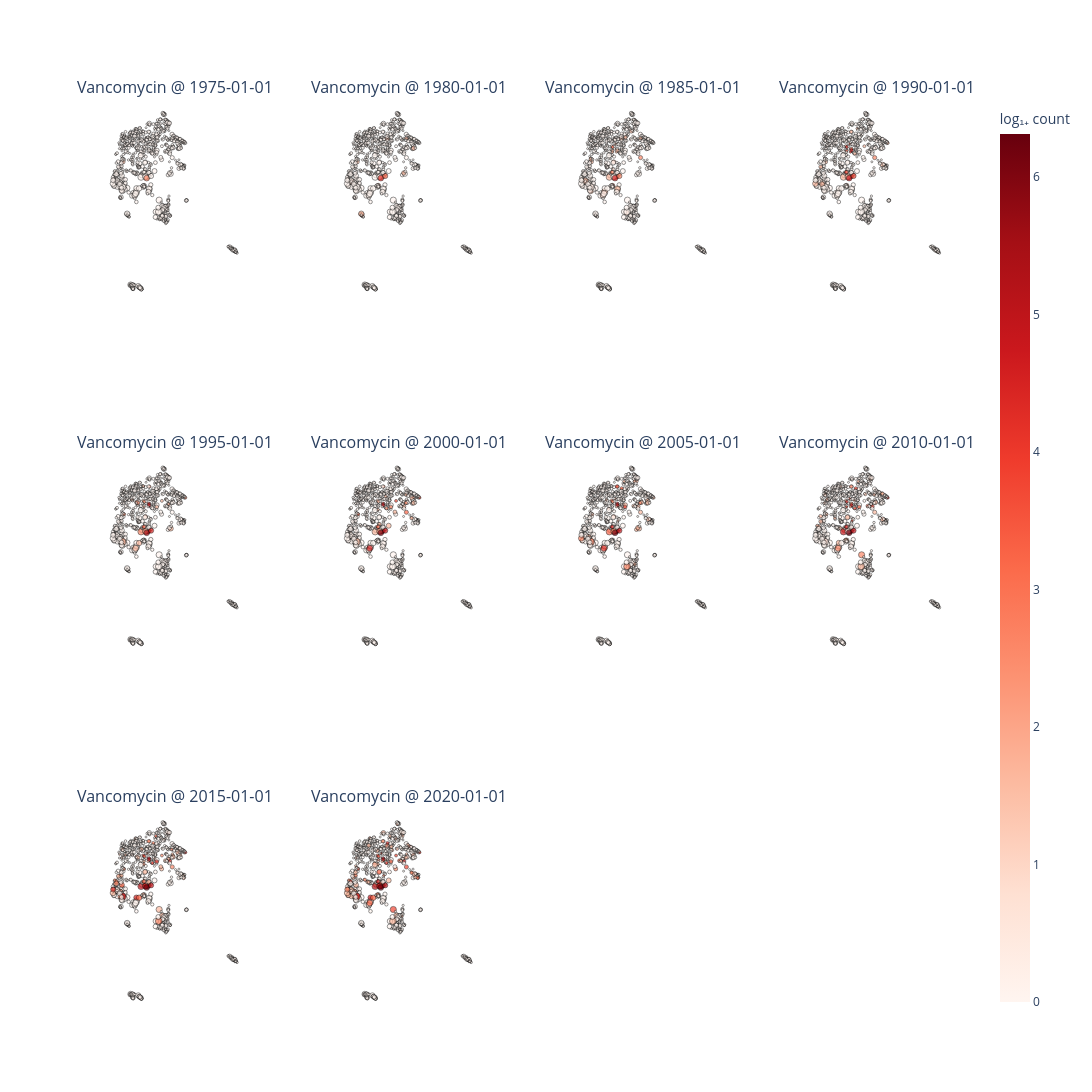

The code cell stored with this chart in its notebook:
### Code cell
s = 3
_ = plot_umap_antibiotic_activity(
    data_df,
    amr_df,
    antibiotic=antibiotic,
    date=date,
    embedding_column=embedding_column,
    cmap="Reds",
    min_n_causation=3,
    max_marker_size=5,
    min_marker_size=1,
    image_size=(s*800,s*800),
    color_envelope=color_envelope
)

### Figure 1 — Plotly figure (JSON) as saved in the notebook; plotly's stock layout.template omitted (floating-point values rounded to 4 significant figures; data arrays with more than 128 entries replaced by an {"elided": "..."} marker saying what was removed)
{"data": [{"hovertemplate": "%{text}<extra></extra>", "marker": {"color": {"elided": "773 float values"}, "coloraxis": "coloraxis", "line": {"color": "black", "width": 0.6}, "size": {"elided": "773 float values"}}, "mode": "markers", "text": {"elided": "773 str values"}, "type": "scatter", "x": {"elided": "773 float values"}, "xaxis": "x", "y": {"elided": "773 float values"}, "yaxis": "y"}, {"hovertemplate": "%{text}<extra></extra>", "marker": {"color": {"elided": "773 float values"}, "coloraxis": "coloraxis", "line": {"color": "black", "width": 0.6}, "size": {"elided": "773 float values"}}, "mode": "markers", "text": {"elided": "773 str values"}, "type": "scatter", "x": {"elided": "773 float values"}, "xaxis": "x2", "y": {"elided": "773 float values"}, "yaxis": "y2"}, {"hovertemplate": "%{text}<extra></extra>", "marker": {"color": {"elided": "773 float values"}, "coloraxis": "coloraxis", "line": {"color": "black", "width": 0.6}, "size": {"elided": "773 float values"}}, "mode": "markers", "text": {"elided": "773 str values"}, "type": "scatter", "x": {"elided": "773 float values"}, "xaxis": "x3", "y": {"elided": "773 float values"}, "yaxis": "y3"}, {"hovertemplate": "%{text}<extra></extra>", "marker": {"color": {"elided": "773 float values"}, "coloraxis": "coloraxis", "line": {"color": "black", "width": 0.6}, "size": {"elided": "773 float values"}}, "mode": "markers", "text": {"elided": "773 str values"}, "type": "scatter", "x": {"elided": "773 float values"}, "xaxis": "x4", "y": {"elided": "773 float values"}, "yaxis": "y4"}, {"hovertemplate": "%{text}<extra></extra>", "marker": {"color": {"elided": "773 float values"}, "coloraxis": "coloraxis", "line": {"color": "black", "width": 0.6}, "size": {"elided": "773 float values"}}, "mode": "markers", "text": {"elided": "773 str values"}, "type": "scatter", "x": {"elided": "773 float values"}, "xaxis": "x5", "y": {"elided": "773 float values"}, "yaxis": "y5"}, {"hovertemplate": "%{text}<extra></extra>", "marker": {"color": {"elided": "773 float values"}, "coloraxis": "coloraxis", "line": {"color": "black", "width": 0.6}, "size": {"elided": "773 float values"}}, "mode": "markers", "text": {"elided": "773 str values"}, "type": "scatter", "x": {"elided": "773 float values"}, "xaxis": "x6", "y": {"elided": "773 float values"}, "yaxis": "y6"}, {"hovertemplate": "%{text}<extra></extra>", "marker": {"color": {"elided": "773 float values"}, "coloraxis": "coloraxis", "line": {"color": "black", "width": 0.6}, "size": {"elided": "773 float values"}}, "mode": "markers", "text": {"elided": "773 str values"}, "type": "scatter", "x": {"elided": "773 float values"}, "xaxis": "x7", "y": {"elided": "773 float values"}, "yaxis": "y7"}, {"hovertemplate": "%{text}<extra></extra>", "marker": {"color": {"elided": "773 float values"}, "coloraxis": "coloraxis", "line": {"color": "black", "width": 0.6}, "size": {"elided": "773 float values"}}, "mode": "markers", "text": {"elided": "773 str values"}, "type": "scatter", "x": {"elided": "773 float values"}, "xaxis": "x8", "y": {"elided": "773 float values"}, "yaxis": "y8"}, {"hovertemplate": "%{text}<extra></extra>", "marker": {"color": {"elided": "773 float values"}, "coloraxis": "coloraxis", "line": {"color": "black", "width": 0.6}, "size": {"elided": "773 float values"}}, "mode": "markers", "text": {"elided": "773 str values"}, "type": "scatter", "x": {"elided": "773 float values"}, "xaxis": "x9", "y": {"elided": "773 float values"}, "yaxis": "y9"}, {"hovertemplate": "%{text}<extra></extra>", "marker": {"color": {"elided": "773 float values"}, "coloraxis": "coloraxis", "line": {"color": "black", "width": 0.6}, "size": {"elided": "773 float values"}}, "mode": "markers", "text": {"elided": "773 str values"}, "type": "scatter", "x": {"elided": "773 float values"}, "xaxis": "x10", "y": {"elided": "773 float values"}, "yaxis": "y10"}], "layout": {"annotations": [{"font": {"size": 16}, "showarrow": false, "text": "Vancomycin @ 1975-01-01", "x": 0.1062, "xanchor": "center", "xref": "paper", "y": 1, "yanchor": "bottom", "yref": "paper"}, {"font": {"size": 16}, "showarrow": false, "text": "Vancomycin @ 1980-01-01", "x": 0.3688, "xanchor": "center", "xref": "paper", "y": 1, "yanchor": "bottom", "yref": "paper"}, {"font": {"size": 16}, "showarrow": false, "text": "Vancomycin @ 1985-01-01", "x": 0.6313, "xanchor": "center", "xref": "paper", "y": 1, "yanchor": "bottom", "yref": "paper"}, {"font": {"size": 16}, "showarrow": false, "text": "Vancomycin @ 1990-01-01", "x": 0.8938, "xanchor": "center", "xref": "paper", "y": 1, "yanchor": "bottom", "yref": "paper"}, {"font": {"size": 16}, "showarrow": false, "text": "Vancomycin @ 1995-01-01", "x": 0.1062, "xanchor": "center", "xref": "paper", "y": 0.6111, "yanchor": "bottom", "yref": "paper"}, {"font": {"size": 16}, "showarrow": false, "text": "Vancomycin @ 2000-01-01", "x": 0.3688, "xanchor": "center", "xref": "paper", "y": 0.6111, "yanchor": "bottom", "yref": "paper"}, {"font": {"size": 16}, "showarrow": false, "text": "Vancomycin @ 2005-01-01", "x": 0.6313, "xanchor": "center", "xref": "paper", "y": 0.6111, "yanchor": "bottom", "yref": "paper"}, {"font": {"size": 16}, "showarrow": false, "text": "Vancomycin @ 2010-01-01", "x": 0.8938, "xanchor": "center", "xref": "paper", "y": 0.6111, "yanchor": "bottom", "yref": "paper"}, {"font": {"size": 16}, "showarrow": false, "text": "Vancomycin @ 2015-01-01", "x": 0.1062, "xanchor": "center", "xref": "paper", "y": 0.2222, "yanchor": "bottom", "yref": "paper"}, {"font": {"size": 16}, "showarrow": false, "text": "Vancomycin @ 2020-01-01", "x": 0.3688, "xanchor": "center", "xref": "paper", "y": 0.2222, "yanchor": "bottom", "yref": "paper"}], "autosize": false, "coloraxis": {"cmax": 6.314, "cmin": 0, "colorbar": {"title": {"text": "log₁₊ count"}}, "colorscale": [[0, "rgb(255,245,240)"], [0.125, "rgb(254,224,210)"], [0.25, "rgb(252,187,161)"], [0.375, "rgb(252,146,114)"], [0.5, "rgb(251,106,74)"], [0.625, "rgb(239,59,44)"], [0.75, "rgb(203,24,29)"], [0.875, "rgb(165,15,21)"], [1, "rgb(103,0,13)"]]}, "height": 2400, "paper_bgcolor": "white", "plot_bgcolor": "white", "showlegend": false, "width": 2400, "xaxis": {"anchor": "y", "domain": [0, 0.2125], "showgrid": false, "visible": false, "zeroline": false}, "xaxis10": {"anchor": "y10", "domain": [0.2625, 0.475], "showgrid": false, "visible": false, "zeroline": false}, "xaxis11": {"anchor": "y11", "domain": [0.525, 0.7375]}, "xaxis12": {"anchor": "y12", "domain": [0.7875, 1]}, "xaxis2": {"anchor": "y2", "domain": [0.2625, 0.475], "showgrid": false, "visible": false, "zeroline": false}, "xaxis3": {"anchor": "y3", "domain": [0.525, 0.7375], "showgrid": false, "visible": false, "zeroline": false}, "xaxis4": {"anchor": "y4", "domain": [0.7875, 1], "showgrid": false, "visible": false, "zeroline": false}, "xaxis5": {"anchor": "y5", "domain": [0, 0.2125], "showgrid": false, "visible": false, "zeroline": false}, "xaxis6": {"anchor": "y6", "domain": [0.2625, 0.475], "showgrid": false, "visible": false, "zeroline": false}, "xaxis7": {"anchor": "y7", "domain": [0.525, 0.7375], "showgrid": false, "visible": false, "zeroline": false}, "xaxis8": {"anchor": "y8", "domain": [0.7875, 1], "showgrid": false, "visible": false, "zeroline": false}, "xaxis9": {"anchor": "y9", "domain": [0, 0.2125], "showgrid": false, "visible": false, "zeroline": false}, "yaxis": {"anchor": "x", "domain": [0.7778, 1], "scaleanchor": "x", "scaleratio": 1, "showgrid": false, "visible": false, "zeroline": false}, "yaxis10": {"anchor": "x10", "domain": [0, 0.2222], "scaleanchor": "x10", "scaleratio": 1, "showgrid": false, "visible": false, "zeroline": false}, "yaxis11": {"anchor": "x11", "domain": [0, 0.2222]}, "yaxis12": {"anchor": "x12", "domain": [0, 0.2222]}, "yaxis2": {"anchor": "x2", "domain": [0.7778, 1], "scaleanchor": "x2", "scaleratio": 1, "showgrid": false, "visible": false, "zeroline": false}, "yaxis3": {"anchor": "x3", "domain": [0.7778, 1], "scaleanchor": "x3", "scaleratio": 1, "showgrid": false, "visible": false, "zeroline": false}, "yaxis4": {"anchor": "x4", "domain": [0.7778, 1], "scaleanchor": "x4", "scaleratio": 1, "showgrid": false, "visible": false, "zeroline": false}, "yaxis5": {"anchor": "x5", "domain": [0.3889, 0.6111], "scaleanchor": "x5", "scaleratio": 1, "showgrid": false, "visible": false, "zeroline": false}, "yaxis6": {"anchor": "x6", "domain": [0.3889, 0.6111], "scaleanchor": "x6", "scaleratio": 1, "showgrid": false, "visible": false, "zeroline": false}, "yaxis7": {"anchor": "x7", "domain": [0.3889, 0.6111], "scaleanchor": "x7", "scaleratio": 1, "showgrid": false, "visible": false, "zeroline": false}, "yaxis8": {"anchor": "x8", "domain": [0.3889, 0.6111], "scaleanchor": "x8", "scaleratio": 1, "showgrid": false, "visible": false, "zeroline": false}, "yaxis9": {"anchor": "x9", "domain": [0, 0.2222], "scaleanchor": "x9", "scaleratio": 1, "showgrid": false, "visible": false, "zeroline": false}}}
